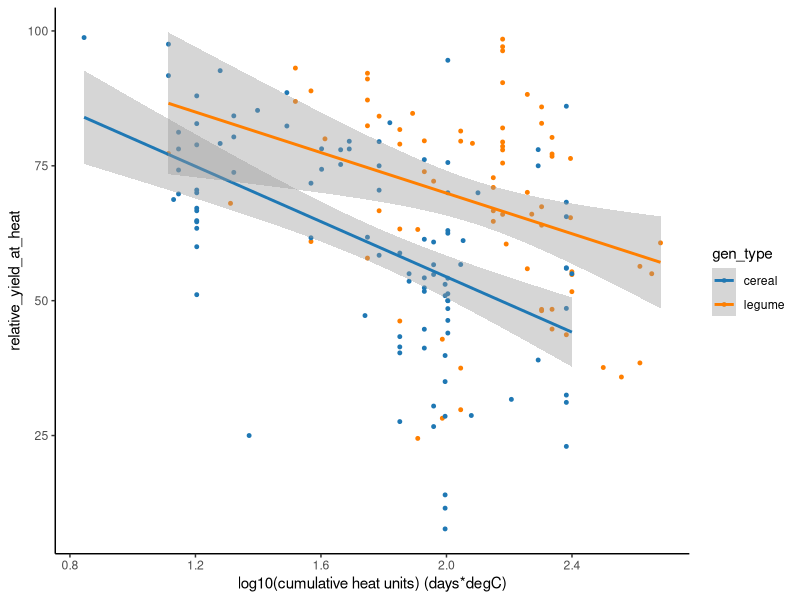
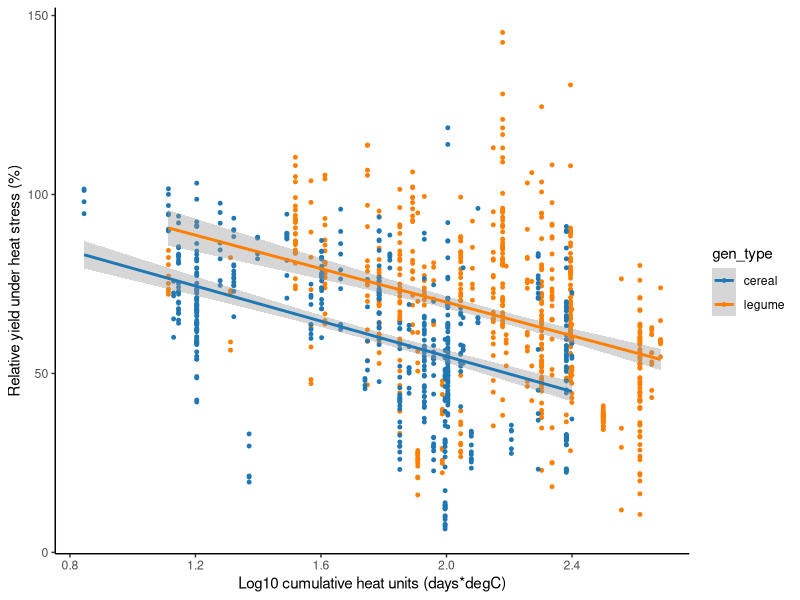
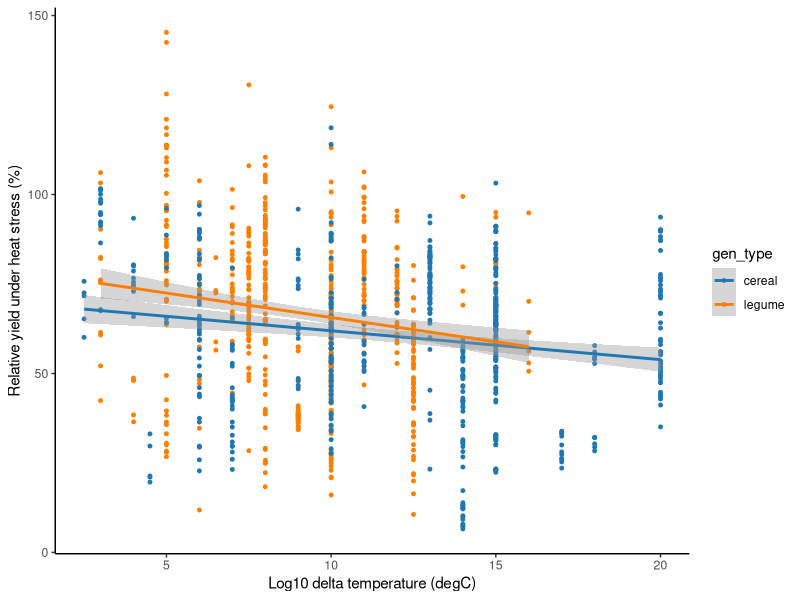
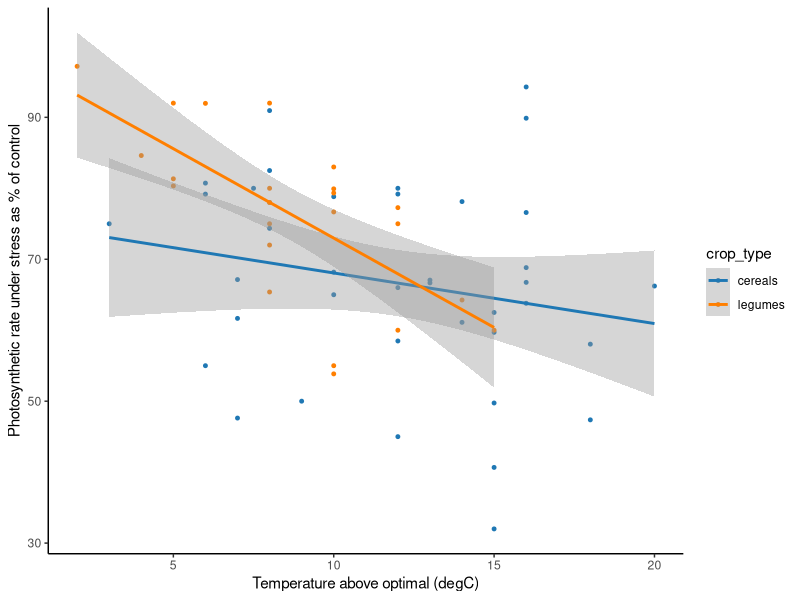
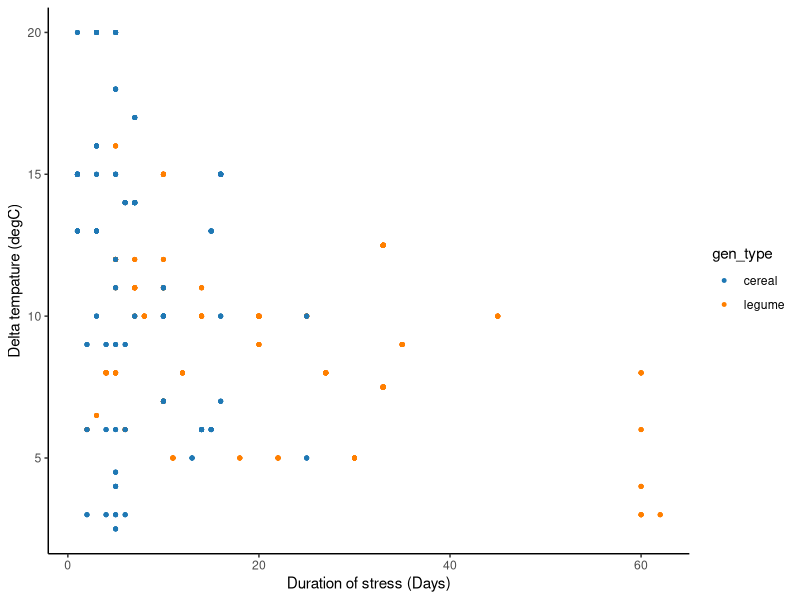
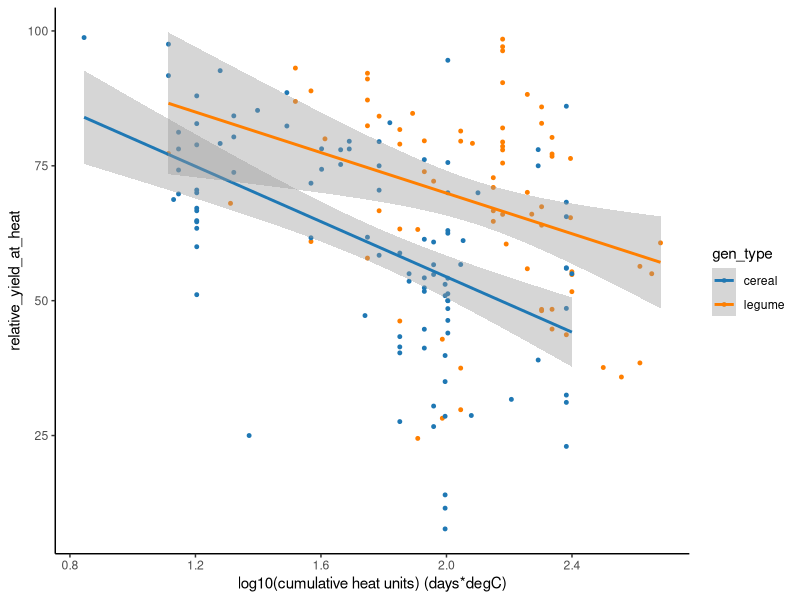
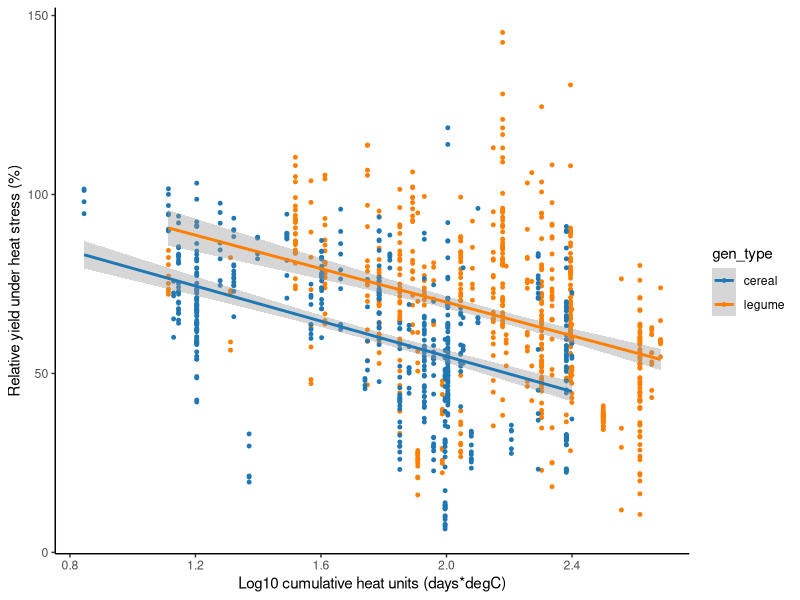
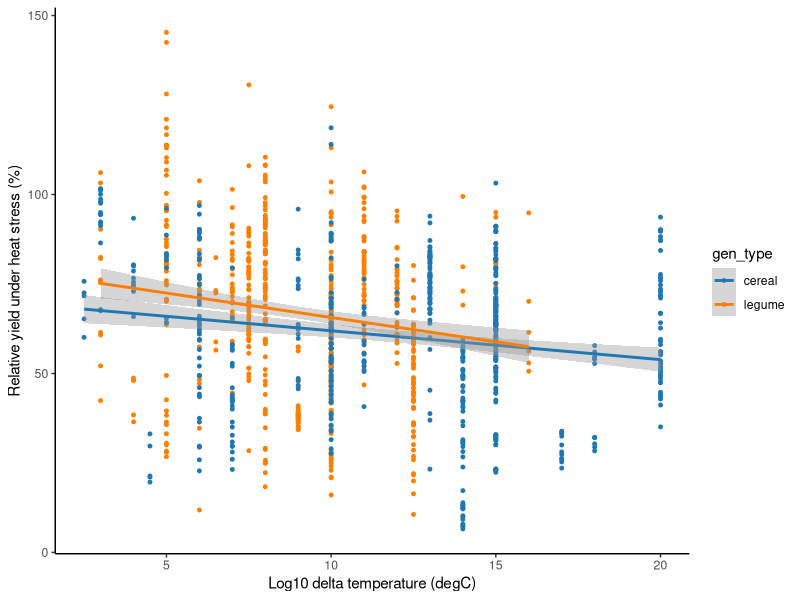

The R script that drew these images, in order:
## ---- chunk 1
knitr::opts_knit$set(root.dir = '~/Dropbox/Itay_paper/')
library(tidyverse)
library(data.table)
library(ggplot2)
library(RColorBrewer)

my_pal <- brewer.pal(8, "Paired")[c(2,8)]
## ---- chunk 2
pts <- read.csv("photosynthesis.csv", header = T)
cer <- read.csv("cereals.csv", header = T) %>%
  filter(!is.na(relative_yield_at_heat)) %>%
  filter(!is.na(accumulated_heat_units)) %>%
  filter(accumulated_heat_units > 0) %>%
  mutate(across(-1, as.numeric))
leg <- read.csv("legumes.csv", header = T) %>%
  filter(!is.na(relative_yield_at_heat)) %>%
  filter(!is.na(accumulated_heat_units)) %>%
  filter(accumulated_heat_units > 0) %>%
  mutate(across(-1, as.numeric))

summary(lm(cer$relative_yield_at_heat ~ log10(1+cer$accumulated_heat_units)))
# p<0.001, adj. R^2=0.25

summary(lm(leg$relative_yield_at_heat ~ log10(1+leg$accumulated_heat_units)))
# p<0.001, adj. R^2=0.14

## ---- chunk 3
# Generate dummy data by mean and sd
rnorm2 <- function(n,mean,sd) { mean+sd*scale(rnorm(n)) }

l <- list()
for (r in 1:nrow(cer)) {
  l[[r]] <- data.frame(cbind(rep(cer$crop_name[r], cer$n[r]), rep(cer$T_optimal[r], cer$n[r]), rep(cer$T_stress[r], cer$n[r]), rnorm2(cer$n[r], cer$yield_control[r], cer$sd_control[r]), rnorm2(cer$n[r], cer$yield_heat[r], cer$sd_heat[r]), rep(cer$Duration_of_the_stress[r], cer$n[r])))
}
cer_dmy <- rbindlist(l)
colnames(cer_dmy) <- c("crop_name", "T_optimal", "T_stress", "yield_control", "yield_heat", "Duration_of_stress")
cer_dmy <- cer_dmy %>%
  mutate_at(2:6, as.numeric) %>%
  mutate(relative_yield_at_heat = (1-(yield_control-yield_heat)/yield_control)*100) %>%
  mutate(delta_temp = (T_stress-T_optimal)) %>%
  mutate(accumulated_heat_units = delta_temp * Duration_of_stress)

l <- list()
for (r in 1:nrow(leg)) {
  l[[r]] <- data.frame(cbind(rep(leg$crop_name[r], leg$n[r]), rep(leg$T_optimal[r], leg$n[r]), rep(leg$T_stress[r], leg$n[r]), rnorm2(leg$n[r], leg$yield_control[r], leg$sd_control[r]), rnorm2(leg$n[r], leg$yield_heat[r], leg$sd_heat[r]), rep(leg$Duration_of_the_stress[r], leg$n[r])))
}
leg_dmy <- rbindlist(l)
colnames(leg_dmy) <- c("crop_name", "T_optimal", "T_stress", "yield_control", "yield_heat", "Duration_of_stress")
leg_dmy <- leg_dmy %>%
  mutate_at(2:6, as.numeric) %>%
  mutate(relative_yield_at_heat = (1-(yield_control-yield_heat)/yield_control)*100) %>%
  mutate(delta_temp = (T_stress-T_optimal)) %>%
  mutate(accumulated_heat_units = delta_temp * Duration_of_stress)

summary(lm(cer_dmy$relative_yield_at_heat ~ log10(1+cer_dmy$accumulated_heat_units)))
# p<0.001, adj. R^2=0.23

summary(lm(leg_dmy$relative_yield_at_heat ~ log10(1+leg_dmy$accumulated_heat_units)))
# p<0.001, adj. R^2=0.14
## ---- chunk 4
# Yield reduction as a function of log transformed accumulated heat time
# Figure 2

# Single data point per study using only the mean value - not shown in paper
leg <- leg %>%
  add_column(gen_type="legume", .before=1)
cer <- cer %>%
  add_column(gen_type="cereal", .before=1)
crops <- bind_rows(leg, cer)
crops <- crops %>%
  filter(accumulated_heat_units<500) %>%
  mutate(accumulated_heat_units_log = log10(1+accumulated_heat_units))
ggplot(data = crops, aes(x=accumulated_heat_units_log, y=relative_yield_at_heat, color=gen_type, group=gen_type)) +
  geom_point(size=1) + 
  theme_classic() + 
  scale_color_manual(values=my_pal) + 
  geom_smooth(method='lm', formula= y~x) +
  xlab("log10(cumulative heat units) (days*degC)")
ggsave("yield_vs_acc_heat_max500_singlepoint.pdf", dpi=300)

# Plot the dummy data: legumes vs. cereals
leg_dmy <- leg_dmy %>%
  add_column(gen_type="legume", .before=1)
cer_dmy <- cer_dmy %>%
  add_column(gen_type="cereal", .before=1)
crops <- bind_rows(leg_dmy, cer_dmy)
crops <- crops %>%
  filter(accumulated_heat_units<500) %>%
  mutate(accumulated_heat_units_log = log10(1+accumulated_heat_units))
ggplot(data = crops, aes(x=accumulated_heat_units_log, y=relative_yield_at_heat, color=gen_type, group=gen_type)) +
  geom_point(size=1) + 
  theme_classic() + 
  scale_color_manual(values=my_pal) + 
  geom_smooth(method='lm', formula= y~x) +
  xlab("Log10 cumulative heat units (days*degC)") + 
  ylab("Relative yield under heat stress (%)")
ggsave("yield_vs_acc_heat_dummy_new_max500.pdf", dpi=300)

# Plot yield reduction based only on temperature without stress duration
crops <- crops %>%
  mutate(delta_temp = T_stress - T_optimal)
ggplot(data = crops, aes(x=delta_temp, y=relative_yield_at_heat, color=gen_type, group=gen_type)) +
  geom_point(size=1) + 
  theme_classic() + 
  scale_color_manual(values=my_pal) + 
  geom_smooth(method='lm', formula= y~x) +
  xlab("Log10 delta temperature (degC)") + 
  ylab("Relative yield under heat stress (%)")
ggsave("yield_vs_delta_temp_dummy_new_max500.pdf", dpi=300)

summary(lm(relative_yield_at_heat ~ delta_temp, data=subset(crops, gen_type=="cereal")))
# p=1.8e-5, adjusted R^2=0.031
summary(lm(relative_yield_at_heat ~ delta_temp, data=subset(crops, gen_type=="legume")))

# Test delta temperature with multiple regression
crops_melt <- reshape2::melt(crops, id.vars=c("gen_type", "delta_temp"), measure.vars = "relative_yield_at_heat", value.name="relative_yield_at_heat") %>%
select(-variable)

crops_lm <- lm(relative_yield_at_heat ~ gen_type*delta_temp, data=crops_melt)
summary(crops_lm)
# gen_type:delta_temp p = 0.15

# Test cumulative heat units with multiple regression
crops_melt <- reshape2::melt(crops, id.vars=c("gen_type", "accumulated_heat_units"), measure.vars = "relative_yield_at_heat", value.name="relative_yield_at_heat") %>%
select(-variable)

crops_lm <- lm(relative_yield_at_heat ~ gen_type*accumulated_heat_units, data=crops_melt)
summary(crops_lm)
# gen_type:accumulated_heat_units p = 0.003, adjusted R^2 = 0.16
## ---- chunk 5
# Photosynthesis under stress - Figure 1
summary(lm(pts$relative.reduction.in.PS~pts$t.above.optimal*pts$crop_type))
# p(temp) NS, p(croptype) = 0.02, p(interaction)=0.064, R^2=22%

#regression equations for photosynthesis
summary(lm(relative.reduction.in.PS~t.above.optimal, data = subset(pts, crop_type == "cereals")))
summary(lm(relative.reduction.in.PS~t.above.optimal, data = subset(pts, crop_type == "legumes")))

temp <- pts[pts$crop_type=="legumes",]
summary(lm(formula = temp$relative.reduction.in.PS ~ temp$t.above.optimal))
# p<0.001, R^2=44%, a=98.2, b=-2.5

temp <- pts[pts$crop_type=="cereals",]
summary(lm(formula = temp$relative.reduction.in.PS ~ temp$t.above.optimal))
# p=0.2, R^2=1%, a=75.2, b=-0.7

ggplot(data=pts, aes(x=t.above.optimal, y=relative.reduction.in.PS, group=crop_type, color=crop_type)) + 
  geom_point(size=1)+ 
  theme_classic() + 
  scale_color_manual(values=my_pal) + 
  geom_smooth(method='lm', formula = y~x) + 
  ylab("Photosynthetic rate under stress as % of control") + 
  xlab("Temperature above optimal (degC)")
ggsave("photosynthesis_by_t.above.opt_bycrop.pdf", dpi=300)

# Test photosynthetic rate with multiple regression
pts_melt <- reshape2::melt(pts, id.vars=c("crop_type", "t.above.optimal"), measure.vars = "relative.reduction.in.PS", value.name="relative.reduction.in.PS") %>%
select(-variable)

crops_lm <- lm(relative.reduction.in.PS ~ crop_type*t.above.optimal, data=pts_melt)
summary(crops_lm)
# crop_type:t.above.optimal p = 0.06, adjusted R^2 = 0.22
## ---- chunk 6
# Data representation - sup. fig. 1
ggplot(data=crops, aes(x=Duration_of_stress, y=delta_temp, group=gen_type, color=gen_type)) + 
  geom_point(size=1) + 
  theme_classic() + 
  xlab("Duration of stress (Days)") + 
  ylab("Delta tempature (degC)") + 
  scale_color_manual(values=my_pal)
ggsave("delta_temp_vs_duration_new.pdf")
